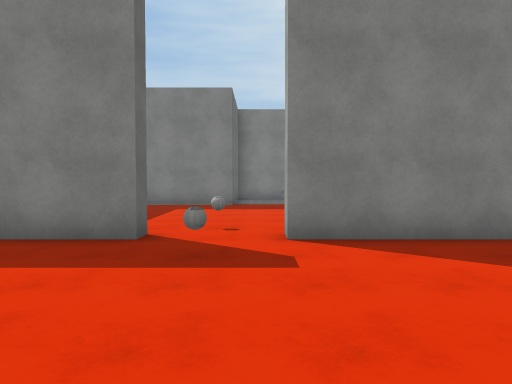
view 1 (above)

24 first-person views from a walk through a Unity game level. The camera is 1.5 m above the floor, tilts 2° down and sees 70° across. Doors are open. The floor is counted in squares, 1.8 m on a side. Each view is taken from the middle of a square. On the plan, view 1 faces up. The plan holds only what a view shows up to about 12 squares ahead; the rest is blank. The place goes on beyond the plan. The player character is not drawn. Surface patterns are stand-ins for the level's own textures.

view 2
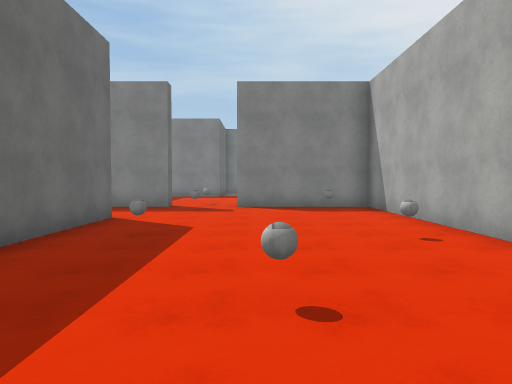

view 3
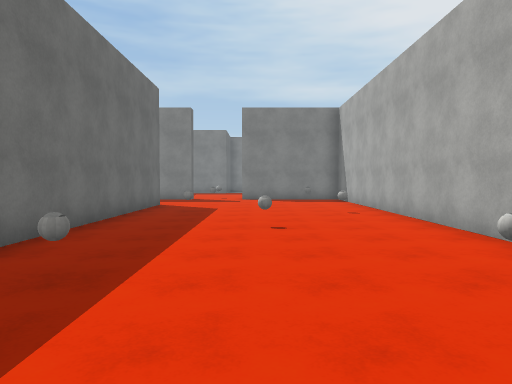

view 4
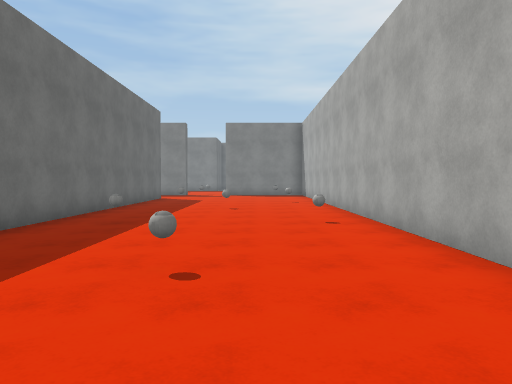

view 5
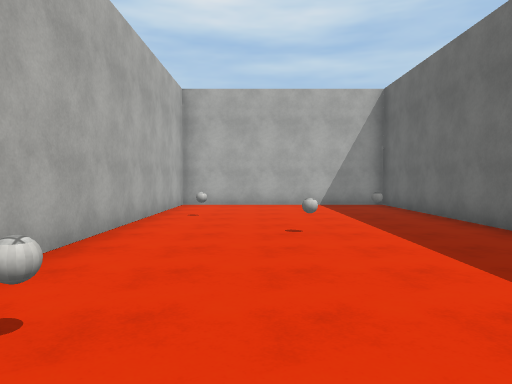

view 6
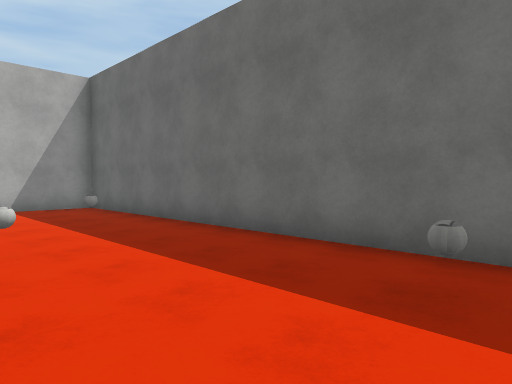

view 7
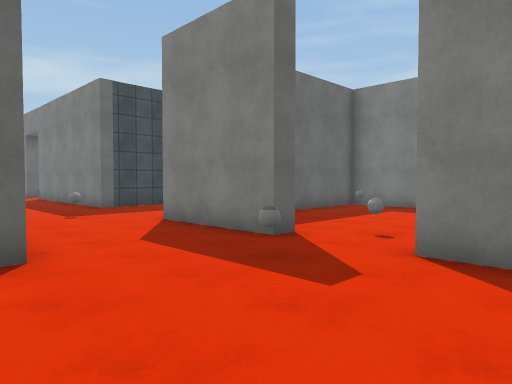

view 8
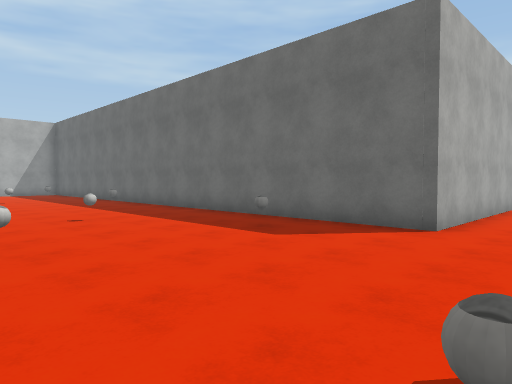

view 9
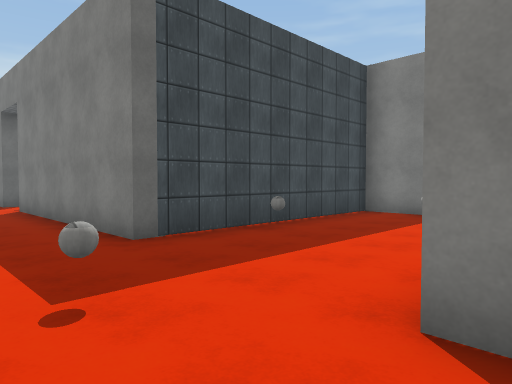

view 10
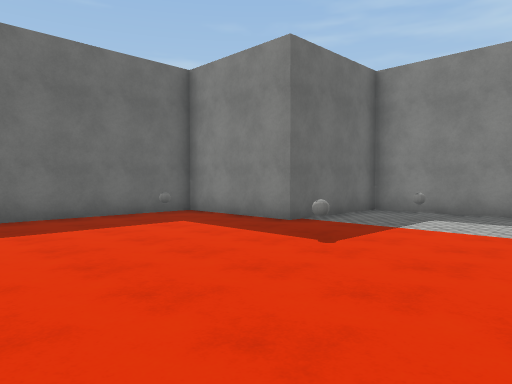

view 11
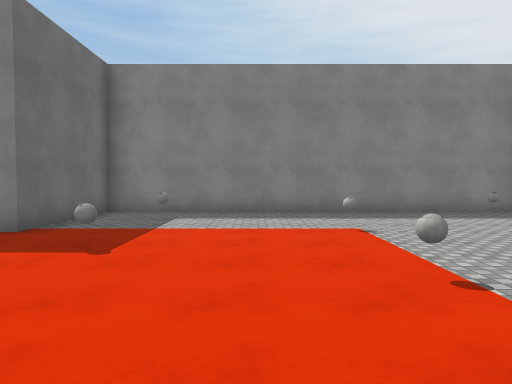

view 12
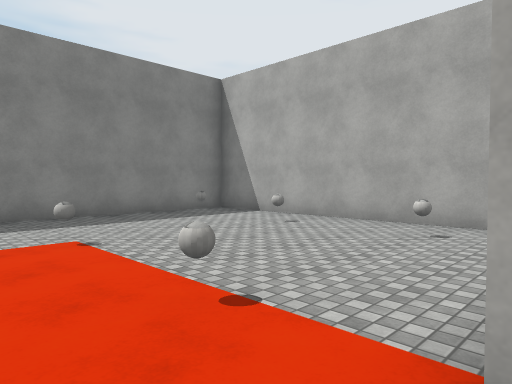

view 13
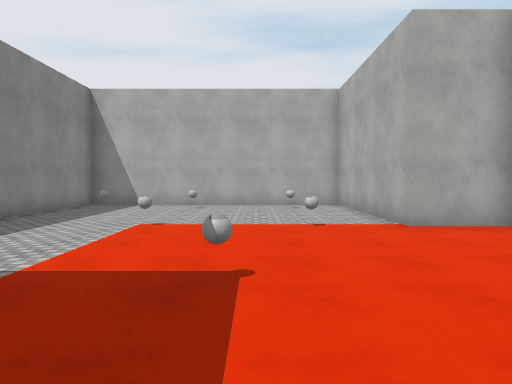

view 14
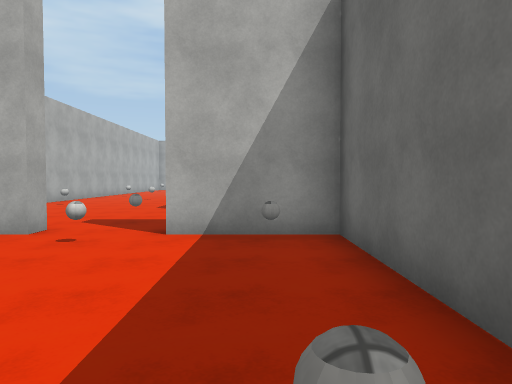

view 15
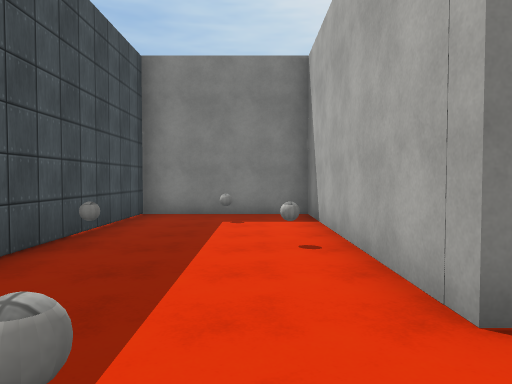

view 16
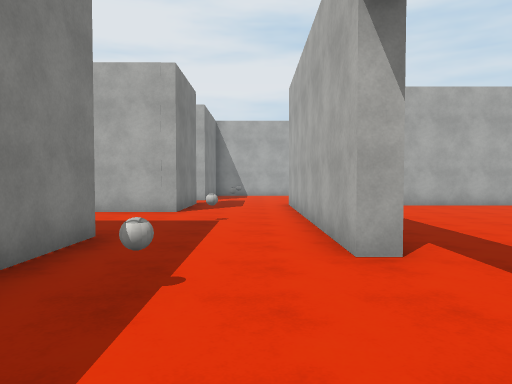

view 17
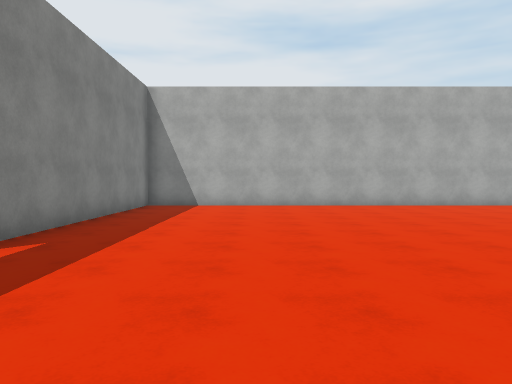

view 18
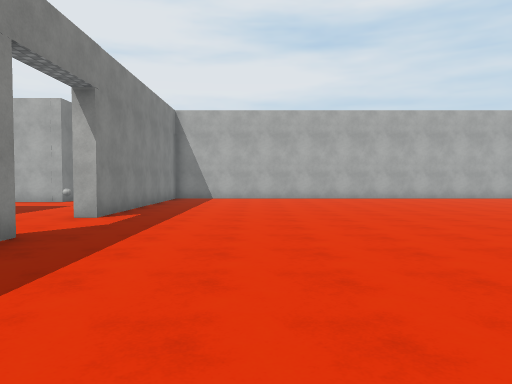

view 19
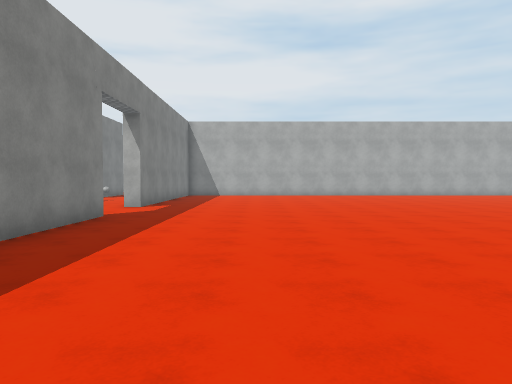

view 20
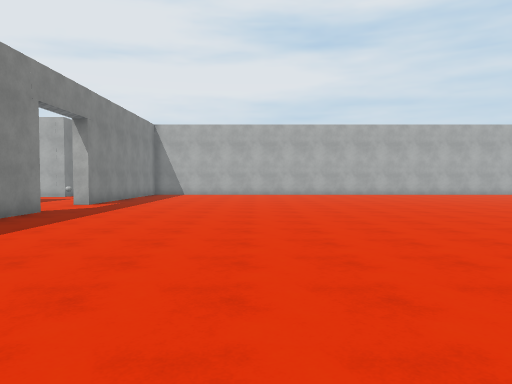

view 21
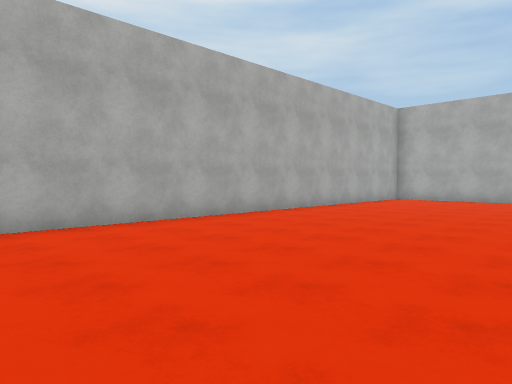

view 22
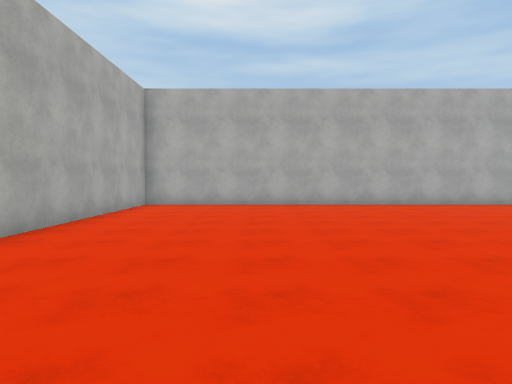

view 23
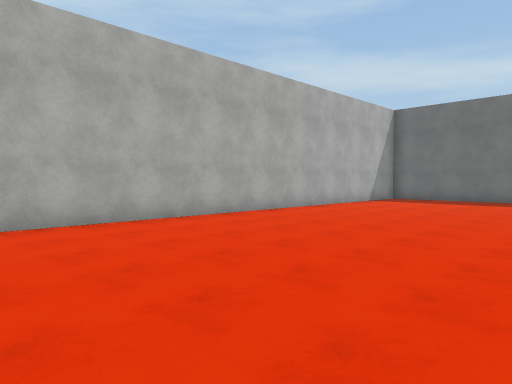

view 24
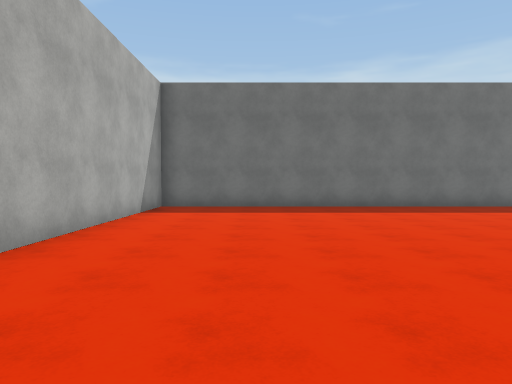

### Floor plan
Points are (right, up) in squares from view 1. A wall is a line through its corners. A room is listed if a view was taken in it or the views show most of it. See-through windows are left out.
Room 1 (views 1, 2, 3, 4, 5, 6, 7, 8, 9)
walls: (-5.6, 1.9) (-2.1, 1.9) (-2.1, -16.9) (4.4, -16.9) (4.4, 5) (0.4, 5); (-1.6, 5) (-4.8, 5)
ways out: open door at (-0.5, 5) to room 2; opening at (-4.5, 3.5) to room 3
objects: other object (-1, -13); ball (-1, -7); ball (-1, -1); ball (-1, 4); ball (1, -11); ball (1, -4); other object (3, -13); ball (3, -7); ball (3, -1); ball (3, 4)
Room 2 (views 10, 11, 12, 13, 14)
walls: (4.4, 5.5) (4.4, 7.3) (9.9, 7.3) (9.9, 15.4) (-0.8, 15.4) (-0.8, 11.7) (-4.3, 11.7) (-4.3, 5.5) (-1.6, 5.5); (0.4, 5.5) (0.9, 5.5)
ways out: open door at (-0.5, 5) to room 1
objects: ball (-3, 6); ball (-3, 10); ball (-1, 6); ball (1, 10); other object (1, 14); ball (5, 9); ball (5, 12); ball (8, 9); other object (8, 12); other object (8, 14)
Room 3 (view 15)
walls: (-4.8, 5) (-4.8, 11.7) (-8.7, 11.7) (-8.7, 5.3); (-8.6, 1.9) (-5.6, 1.9)
ways out: opening at (-4.5, 3.5) to room 1; opening at (-9.5, 3.5) to room 4
objects: ball (-8, 8); ball (-7, 4); other object (-7, 10); ball (-6, 8)
Room 4 (view 16)
walls: (-16.9, 5.8) (-16.9, 5.3) (-17.4, 5.3); (-10.1, 1.4) (-10.1, 1.9) (-8.6, 1.9); (-8.7, 5.3) (-15, 5.3)
ways out: opening at (-9.5, 3.5) to room 3; opening at (-11.5, 2) to room 5; opening at (-16, 5.5)
objects: ball (-11, 4)
Room 5 (views 17, 18, 19, 20, 21, 22, 23, 24)
walls: (-23.1, -10.1) (-23.1, -20.9) (-2.4, -20.9) (-2.4, 1.4) (-10.1, 1.4); (-12.8, 1.4) (-16.1, 1.4)
ways out: opening at (-11.5, 2) to room 4

Where each view was taken, in squares from view 1:
view 1: 0 up, 0 right, facing up
view 2: 6 down, 1 right, facing up
view 3: 10 down, 1 right, facing up
view 4: 14 down, 2 right, facing up
view 5: 5 down, 2 right, facing down
view 6: 6 down, 2 right, facing down-left
view 7: 1 up, 2 right, facing up-left
view 8: 4 up, 4 right, facing down-left
view 9: 3 up, 4 left, facing up-left
view 10: 6 up, 4 right, facing up-left
view 11: 6 up, 3 right, facing up
view 12: 7 up, 3 right, facing up-right
view 13: 10 up, 2 left, facing right
view 14: 11 up, 3 left, facing down
view 15: 3 up, 6 left, facing up
view 16: 3 up, 14 left, facing right
view 17: 2 down, 14 left, facing right
view 18: 2 down, 18 left, facing right
view 19: 2 down, 21 left, facing right
view 20: 4 down, 22 left, facing right
view 21: 6 down, 9 left, facing down-right
view 22: 9 down, 6 left, facing down
view 23: 14 down, 8 left, facing down-left
view 24: 18 down, 12 left, facing left
